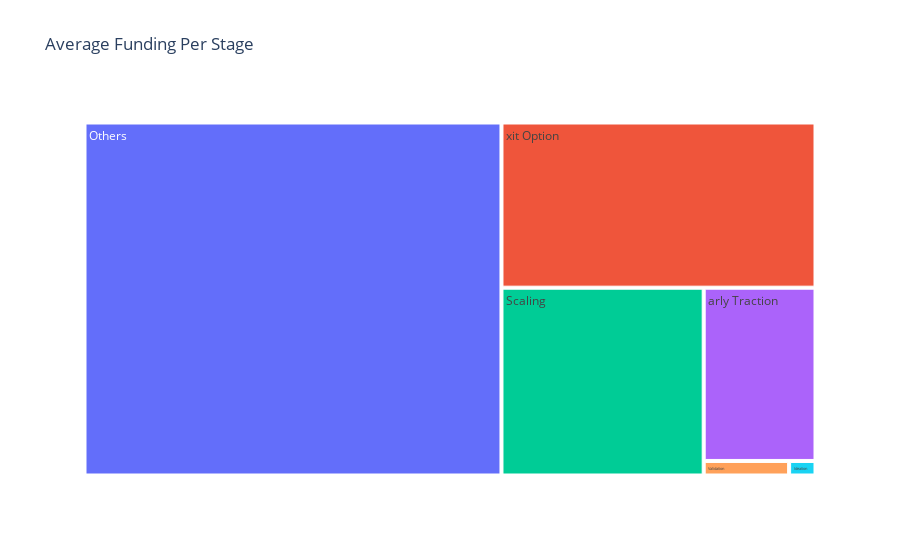

The notebook cell saved with this chart:
### Code cell
# Group by 'series' and calculate the mean amount
stage_funding_dist = df.groupby('series')['amount'].mean().sort_values(ascending=False).reset_index()

# Create a TreeMap visualization
fig = px.treemap(stage_funding_dist, path=['series'], values='amount', title='Average Funding Per Stage',
                 labels={'amount': 'Average amount of Funding in Dollars'},
                 hover_data=['amount'])

# Show the plot
fig.show()

### Figure 1 — Plotly figure (JSON) as saved in the notebook; plotly's stock layout.template omitted (floating-point values rounded to 4 significant figures)
{"data": [{"branchvalues": "total", "customdata": [[617100], [236600000.0], [61060000.0], [1998000.0], [31150000.0], [83390000.0]], "domain": {"x": [0, 1], "y": [0, 1]}, "hovertemplate": "labels=%{label}<br>Average amount of Funding in Dollars=%{customdata[0]}<br>parent=%{parent}<br>id=%{id}<extra></extra>", "ids": ["Ideation", "Others", "Scaling", "Validation", "arly Traction", "xit Option"], "labels": ["Ideation", "Others", "Scaling", "Validation", "arly Traction", "xit Option"], "name": "", "parents": ["", "", "", "", "", ""], "type": "treemap", "values": [617100, 236600000.0, 61060000.0, 1998000.0, 31150000.0, 83390000.0]}], "layout": {"legend": {"tracegroupgap": 0}, "title": {"text": "Average Funding Per Stage"}}}
